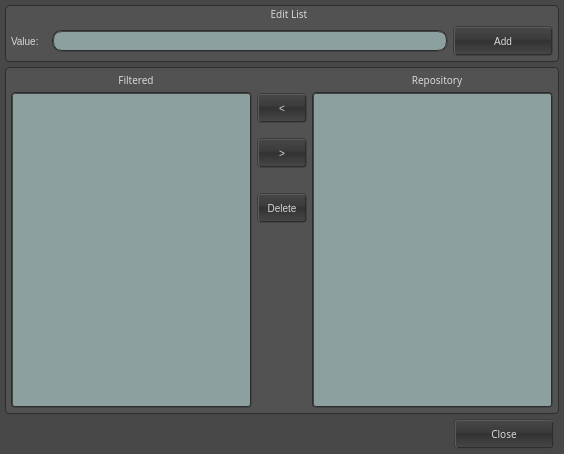
<ui version="4.0" >
 <class>form_EditFolderType</class>
 <widget class="QDialog" name="form_EditFolderType" >
  <property name="geometry" >
   <rect>
    <x>0</x>
    <y>0</y>
    <width>564</width>
    <height>454</height>
   </rect>
  </property>
  <property name="minimumSize" >
   <size>
    <width>475</width>
    <height>400</height>
   </size>
  </property>
  <property name="font" >
   <font>
    <family>Lucida Grande, Segoe UI</family>
    <pointsize>-1</pointsize>
   </font>
  </property>
  <property name="windowTitle" >
   <string>New Folder Type</string>
  </property>
  <property name="styleSheet" >
   <string notr="true" >/* ---------------------- All ---------------------- */
* {
	color: rgb(215, 215, 215);
	background-color: rgb(72, 72, 72);
	font-family: "Lucida Grande, Segoe UI";
	font-size: 10px;
}

/* ---------------------- Line Edit ---------------------- */
QLineEdit { 
	color: rgb(40, 40, 40);
	background-color: rgb(140, 160, 160);
	selection-background-color: rgb(245, 150, 40);
	padding: 0px 5px 0px 5px;
	border: 2px groove rgb(45,45,45);
	border-radius: 10px;
}

/* ---------------------- Label ---------------------- */
QLabel { 
	background-color: rgb(72, 72, 72, 0);
}

/* ---------------------- Push Button ---------------------- */
QPushButton {
	background-color: qlineargradient(spread:pad, x1:0.5, y1:1, x2:0.5, y2:0, stop:0 rgba(72, 72, 72, 255), stop:0.5 rgba(50, 50, 50, 255), stop:0.59 rgba(60, 60, 60, 255), stop:1 rgba(72, 72, 72, 255));
	border-radius: 4px;
	border-width: 2px;	
	border-style: groove;
	border-left-color: rgb(60, 60, 60);
	border-top-color: rgb(60, 60, 60);
	border-right-color: rgb(45, 45, 45);
	border-bottom-color: rgb(45, 45, 45);
}

QPushButton::pressed {
	background-color: qlineargradient(spread:pad, x1:0.5, y1:1, x2:0.5, y2:0, stop:0 rgba(92, 92, 92, 255), stop:0.5 rgba(70, 70, 70, 255), stop:0.59 rgba(80, 80, 80, 255), stop:1 rgba(92, 92, 92, 255));
	border-radius: 4px;
	border-width: 2px;	
	border-style: groove;
	border-left-color: rgb(45, 45, 45);
	border-top-color: rgb(45, 45, 45);
	border-right-color: rgb(60, 60, 60);
	border-bottom-color: rgb(60, 60, 60);
}

QPushButton::checked {
	background-color: qlineargradient(spread:pad, x1:0.5, y1:1, x2:0.5, y2:0, stop:0 rgba(92, 92, 92, 255), stop:0.5 rgba(70, 70, 70, 255), stop:0.59 rgba(80, 80, 80, 255), stop:1 rgba(92, 92, 92, 255));

	border-radius: 4px;
	border-width: 2px;	
	border-style: groove;
	border-left-color: rgb(45, 45, 45);
	border-top-color: rgb(45, 45, 45);
	border-right-color: rgb(60, 60, 60);
	border-bottom-color: rgb(60, 60, 60);
}


/* ---------------------- Combo Box ---------------------- */
QComboBox {
	background-color: qlineargradient(spread:pad, x1:0.5, y1:1, x2:0.5, y2:0, stop:0 rgba(72, 72, 72, 255), stop:0.5 rgba(50, 50, 50, 255), stop:0.59 rgba(60, 60, 60, 255), stop:1 rgba(72, 72, 72, 255));
	
	border-radius: 4px;
	border-width: 2px;	
	border-style: groove;
	border-left-color: rgb(60, 60, 60);
	border-top-color: rgb(60, 60, 60);
	border-right-color: rgb(45, 45, 45);
	border-bottom-color: rgb(45, 45, 45);
	padding: 0px 5px 0px 5px;
 }

QComboBox::drop-down { 
	background-color: qlineargradient(spread:pad, x1:0.5, y1:1, x2:0.5, y2:0, stop:0 rgba(72, 72, 72, 255), stop:0.5 rgba(50, 50, 50, 255), stop:0.59 rgba(60, 60, 60, 255), stop:1 rgba(72, 72, 72, 255));
	
	image: url(:/dark/up-down-dark-arrow.png);
	padding: 0px 2px 0px 2px;
	width: 15px; 
	border-left: 1px solid rgb(40,40,40);
}

QComboBox::down-arrow {
	image: url(:/dark/up-down-dark-arrow.png);
}

 QComboBox QAbstractItemView {
	color: black;
	background-color:rgb(140, 160, 160);  
	border: 2px groove rgb(45,45,45);
	selection-color: black;
	selection-background-color: rgb(245, 150, 40);
	padding: 4px 0px 4px 0px;
 }

/* ---------------------- List View ---------------------- */
QListView {
	color: black;
	background-color:rgb(140, 160, 160);
	selection-background-color: rgb(245, 150, 40);
	padding: 0px 5px 0px 5px;
	border: 2px groove rgb(45,45,45);
	border-radius: 4px;
}

/* ---------------------- Tree View ---------------------- */
QTreeView {
	color: black;
	background-color:rgb(140, 160, 160);
	selection-background-color: rgb(245, 150, 40);
	padding: 0px 5px 0px 5px;
	border: 2px groove rgb(45,45,45);
	border-radius: 4px;
}

/* ---------------------- Group Box ---------------------- */
QGroupBox {
	background-color: rgb(82, 82, 82);
	border: 1px solid rgb(45,45,45);
	border-radius: 4px;
}

QGroupBox::title {
	background-color: rgb(82,82,82,0);
	subcontrol-origin: margin;
	subcontrol-position: top left;
	padding: 2px 5px 0px 15px;
 }

/* ---------------------- Text Edit ---------------------- */
QTextEdit {
	color: black;
	background-color:rgb(140, 160, 160);
	selection-background-color: rgb(245, 150, 40);
	padding: 0px 5px 0px 5px;
	border: 2px groove rgb(45,45,45);
	border-radius: 4px;
}



/* ---------------------- Scroll Bar Vertical ---------------------- */
QScrollBar {
	border: 1px solid rgb(45,45,45);
	border-radius: 4px;
 }

 QScrollBar::handle::vertical {
	background-color: qlineargradient(spread:pad, x1:0.5, y1:1, x2:0.5, y2:0, stop:0 rgba(72, 72, 72, 255), stop:0.5 rgba(50, 50, 50, 255), stop:0.59 rgba(60, 60, 60, 255), stop:1 rgba(72, 72, 72, 255));

	image: url(:/dark/up-down-dark-arrow.png);
	min-height: 30px;
	border: 1px solid rgb(45,45,45);
	border-top-right-radius: 4px;
	border-bottom-right-radius: 4px;
 }

QScrollBar::down-arrow::vertical {
	background: green;
	min-height: 10px;
	min-width: 10px;
}

QScrollBar::sub-page::vertical {
	background: rgb(80,80,80);
}

QScrollBar::add-page::vertical {
	background: rgb(110,110,110);
}

/* ---------------------- Scroll Bar Horizontal ---------------------- */
QScrollBar {
	border: 1px solid rgb(45,45,45);
	border-radius: 4px;
 }

 QScrollBar::handle::horizontal {
		background-color: qlineargradient(spread:pad, x1:0.5, y1:1, x2:0.5, y2:0, stop:0 rgba(72, 72, 72, 255), stop:0.5 rgba(50, 50, 50, 255), stop:0.59 rgba(60, 60, 60, 255), stop:1 rgba(72, 72, 72, 255));

	image: url(:/dark/left-right-dark-arrow.png);
	min-width: 30px;
	border: 1px solid rgb(45,45,45);
	border-top-right-radius: 4px;
	border-top-left-radius: 4px;
 }

QScrollBar::down-arrow::horizontal {
	background: green;
	min-height: 10px;
	min-width: 10px;
}

QScrollBar::sub-page::horizontal {
	background: rgb(80,80,80);
}

QScrollBar::add-page::horizontal {
	background: rgb(110,110,110);
}


/* ---------------------- Check Box ---------------------- */
QCheckBox {
	background-color: rgb(72,72,72,0);
}

QCheckBox::indicator {
	background-color: rgb(140, 160, 160);
	selection-background-color: rgb(245, 150, 40);
	border: 2px groove rgb(45,45,45);
	border-radius: 4px;
	width: 13px;
	height: 13px;
}
QCheckBox::indicator::pressed {
	background-color: rgb(245, 150, 40);
}

 QCheckBox::indicator:checked {
	background-color: rgb(245, 150, 40);
	width: 13px;
	height: 13px;
	image: url(:/dark/checked-dark-checkBox.png);
 }

/* ---------------------- Radio Button ---------------------- */
QRadioButton {
	background-color: rgb(72,72,72,0);
}

QRadioButton::indicator {
	background-color: rgb(140, 160, 160);
	border: 2px groove rgb(45,45,45);
	border-radius: 9px;
	width: 14px;
	height: 14px;
}

 QRadioButton::indicator:checked {
	background-color: qradialgradient(spread:pad, cx:0.5, cy:0.5, radius:0.5, fx:0.5, fy:0.5, stop:0 rgba(245, 150, 40, 255), stop:1 rgba(235, 117, 0, 255));

	width: 14px;
	height: 14px;
	image: url(:/dark/right-dark-arrow.png);
 }

/* ---------------------- Spin Box ---------------------- */
QSpinBox {
	color: black;
	background-color: rgb(140, 160, 160);
	selection-background-color: rgb(245, 150, 40);
	border-radius: 4px;
	border-width: 2px;	
	border-style: groove;
	border-left-color: rgb(60, 60, 60);
	border-top-color: rgb(60, 60, 60);
	border-right-color: rgb(45, 45, 45);
	border-bottom-color: rgb(45, 45, 45);
	padding: 0px 5px 0px 5px;
 }

QSpinBox::up-button { 
	background-color: qlineargradient(spread:pad, x1:0.5, y1:1, x2:0.5, y2:0, stop:0 rgba(72, 72, 72, 255), stop:0.5 rgba(50, 50, 50, 255), stop:0.59 rgba(60, 60, 60, 255), stop:1 rgba(72, 72, 72, 255));
	
	image: url(:/dark/up-dark-arrow.png);
	width: 15px; 
	border-left: 1px solid rgb(40,40,40);
	border-bottom: 1px solid rgb(40,40,40);
	border-top-right-radius: 4px;
}

QSpinBox::up-button::pressed {
	background-color: qlineargradient(spread:pad, x1:0.5, y1:1, x2:0.5, y2:0, stop:0 rgba(92, 92, 92, 255), stop:0.5 rgba(70, 70, 70, 255), stop:0.59 rgba(80, 80, 80, 255), stop:1 rgba(92, 92, 92, 255));
}

QSpinBox::down-button {
	background-color: qlineargradient(spread:pad, x1:0.5, y1:1, x2:0.5, y2:0, stop:0 rgba(72, 72, 72, 255), stop:0.5 rgba(50, 50, 50, 255), stop:0.59 rgba(60, 60, 60, 255), stop:1 rgba(72, 72, 72, 255));
	
	image: url(:/dark/down-dark-arrow.png);
	width: 15px; 
	border-left: 1px solid rgb(40,40,40);
	border-top: 1px solid rgb(40,40,40);
	border-bottom-right-radius: 4px;
}

QSpinBox::down-button::pressed {
	background-color: qlineargradient(spread:pad, x1:0.5, y1:1, x2:0.5, y2:0, stop:0 rgba(92, 92, 92, 255), stop:0.5 rgba(70, 70, 70, 255), stop:0.59 rgba(80, 80, 80, 255), stop:1 rgba(92, 92, 92, 255));
}

/* ---------------------- Double Spin Box ---------------------- */
QDoubleSpinBox {
	color: black;
	background-color: rgb(140, 160, 160);
	selection-background-color: rgb(245, 150, 40);
	border-radius: 4px;
	border-width: 2px;	
	border-style: groove;
	border-left-color: rgb(60, 60, 60);
	border-top-color: rgb(60, 60, 60);
	border-right-color: rgb(45, 45, 45);
	border-bottom-color: rgb(45, 45, 45);
	padding: 0px 5px 0px 5px;
 }

QDoubleSpinBox::up-button { 
	background-color: qlineargradient(spread:pad, x1:0.5, y1:1, x2:0.5, y2:0, stop:0 rgba(72, 72, 72, 255), stop:0.5 rgba(50, 50, 50, 255), stop:0.59 rgba(60, 60, 60, 255), stop:1 rgba(72, 72, 72, 255));
	
	image: url(:/dark/up-dark-arrow.png);
	width: 15px; 
	border-left: 1px solid rgb(40,40,40);
	border-bottom: 1px solid rgb(40,40,40);
	border-top-right-radius: 4px;
}

QDoubleSpinBox::up-button::pressed {
	background-color: qlineargradient(spread:pad, x1:0.5, y1:1, x2:0.5, y2:0, stop:0 rgba(92, 92, 92, 255), stop:0.5 rgba(70, 70, 70, 255), stop:0.59 rgba(80, 80, 80, 255), stop:1 rgba(92, 92, 92, 255));
}

QDoubleSpinBox::down-button {
	background-color: qlineargradient(spread:pad, x1:0.5, y1:1, x2:0.5, y2:0, stop:0 rgba(72, 72, 72, 255), stop:0.5 rgba(50, 50, 50, 255), stop:0.59 rgba(60, 60, 60, 255), stop:1 rgba(72, 72, 72, 255));
	
	image: url(:/dark/down-dark-arrow.png);
	width: 15px; 
	border-left: 1px solid rgb(40,40,40);
	border-top: 1px solid rgb(40,40,40);
	border-bottom-right-radius: 4px;
}

QDoubleSpinBox::down-button::pressed {
	background-color: qlineargradient(spread:pad, x1:0.5, y1:1, x2:0.5, y2:0, stop:0 rgba(92, 92, 92, 255), stop:0.5 rgba(70, 70, 70, 255), stop:0.59 rgba(80, 80, 80, 255), stop:1 rgba(92, 92, 92, 255));
}

/* ---------------------- Line Edit ---------------------- */
QProgressBar { 
	color: rgb(215, 215, 215);
	background-color: rgb(40, 40, 40);
	border: 2px groove rgb(45,45,45);
	border-radius: 4px;
	text-align: center;
}
QProgressBar::chunk { 
	background-color: qlineargradient(spread:pad, x1:0.5, y1:1, x2:0.5, y2:0, stop:0 rgba(60, 75, 75, 255), stop:0.5 rgba(36, 45, 45, 255), stop:0.59 rgba(49, 61, 61, 255), stop:1 rgba(142, 177, 177, 255));

	border-right: 1px solid rgb(40,40,40);
	width: 20px;
	margin: 0px 0.2px 0px 0px;
}

</string>
  </property>
  <layout class="QGridLayout" name="gridLayout_3" >
   <property name="margin" >
    <number>5</number>
   </property>
   <property name="spacing" >
    <number>5</number>
   </property>
   <item row="0" column="0" >
    <widget class="QGroupBox" name="grb_editFolderType" >
     <property name="styleSheet" >
      <string notr="true" >QGroupBox::title {
	subcontrol-origin: margin;
	subcontrol-position: top center;
}</string>
     </property>
     <property name="title" >
      <string>Edit List</string>
     </property>
     <layout class="QGridLayout" name="gridLayout_2" >
      <property name="leftMargin" >
       <number>5</number>
      </property>
      <property name="topMargin" >
       <number>20</number>
      </property>
      <property name="rightMargin" >
       <number>5</number>
      </property>
      <property name="bottomMargin" >
       <number>5</number>
      </property>
      <property name="spacing" >
       <number>5</number>
      </property>
      <item row="0" column="0" >
       <layout class="QHBoxLayout" name="horizontalLayout" >
        <item>
         <widget class="QLabel" name="lbl_title" >
          <property name="sizePolicy" >
           <sizepolicy vsizetype="Fixed" hsizetype="Fixed" >
            <horstretch>0</horstretch>
            <verstretch>0</verstretch>
           </sizepolicy>
          </property>
          <property name="minimumSize" >
           <size>
            <width>36</width>
            <height>20</height>
           </size>
          </property>
          <property name="layoutDirection" >
           <enum>Qt::LeftToRight</enum>
          </property>
          <property name="text" >
           <string>Value:</string>
          </property>
         </widget>
        </item>
        <item>
         <widget class="QLineEdit" name="tbx_title" >
          <property name="sizePolicy" >
           <sizepolicy vsizetype="Fixed" hsizetype="Expanding" >
            <horstretch>0</horstretch>
            <verstretch>0</verstretch>
           </sizepolicy>
          </property>
          <property name="minimumSize" >
           <size>
            <width>100</width>
            <height>22</height>
           </size>
          </property>
          <property name="text" >
           <string/>
          </property>
         </widget>
        </item>
        <item>
         <widget class="QPushButton" name="bt_add_2" >
          <property name="sizePolicy" >
           <sizepolicy vsizetype="Fixed" hsizetype="Fixed" >
            <horstretch>0</horstretch>
            <verstretch>0</verstretch>
           </sizepolicy>
          </property>
          <property name="minimumSize" >
           <size>
            <width>100</width>
            <height>30</height>
           </size>
          </property>
          <property name="maximumSize" >
           <size>
            <width>50</width>
            <height>30</height>
           </size>
          </property>
          <property name="text" >
           <string>Add</string>
          </property>
         </widget>
        </item>
       </layout>
      </item>
     </layout>
    </widget>
   </item>
   <item row="1" column="0" >
    <widget class="QGroupBox" name="grb_editFolderType_2" >
     <property name="styleSheet" >
      <string notr="true" >QGroupBox::title {
	subcontrol-origin: margin;
	subcontrol-position: top center;
}</string>
     </property>
     <property name="title" >
      <string/>
     </property>
     <layout class="QGridLayout" name="gridLayout" >
      <property name="margin" >
       <number>5</number>
      </property>
      <property name="spacing" >
       <number>5</number>
      </property>
      <item row="0" column="1" >
       <layout class="QVBoxLayout" name="verticalLayout" >
        <item>
         <spacer name="verticalSpacer_3" >
          <property name="orientation" >
           <enum>Qt::Vertical</enum>
          </property>
          <property name="sizeType" >
           <enum>QSizePolicy::Fixed</enum>
          </property>
          <property name="sizeHint" stdset="0" >
           <size>
            <width>20</width>
            <height>20</height>
           </size>
          </property>
         </spacer>
        </item>
        <item>
         <widget class="QPushButton" name="bt_add" >
          <property name="sizePolicy" >
           <sizepolicy vsizetype="Fixed" hsizetype="Fixed" >
            <horstretch>0</horstretch>
            <verstretch>0</verstretch>
           </sizepolicy>
          </property>
          <property name="minimumSize" >
           <size>
            <width>50</width>
            <height>30</height>
           </size>
          </property>
          <property name="maximumSize" >
           <size>
            <width>50</width>
            <height>30</height>
           </size>
          </property>
          <property name="text" >
           <string>&lt;</string>
          </property>
         </widget>
        </item>
        <item>
         <spacer name="verticalSpacer_4" >
          <property name="orientation" >
           <enum>Qt::Vertical</enum>
          </property>
          <property name="sizeType" >
           <enum>QSizePolicy::Fixed</enum>
          </property>
          <property name="sizeHint" stdset="0" >
           <size>
            <width>20</width>
            <height>10</height>
           </size>
          </property>
         </spacer>
        </item>
        <item>
         <widget class="QPushButton" name="bt_edit" >
          <property name="sizePolicy" >
           <sizepolicy vsizetype="Fixed" hsizetype="Fixed" >
            <horstretch>0</horstretch>
            <verstretch>0</verstretch>
           </sizepolicy>
          </property>
          <property name="minimumSize" >
           <size>
            <width>50</width>
            <height>30</height>
           </size>
          </property>
          <property name="maximumSize" >
           <size>
            <width>50</width>
            <height>30</height>
           </size>
          </property>
          <property name="text" >
           <string>></string>
          </property>
         </widget>
        </item>
        <item>
         <spacer name="verticalSpacer" >
          <property name="orientation" >
           <enum>Qt::Vertical</enum>
          </property>
          <property name="sizeType" >
           <enum>QSizePolicy::Fixed</enum>
          </property>
          <property name="sizeHint" stdset="0" >
           <size>
            <width>20</width>
            <height>20</height>
           </size>
          </property>
         </spacer>
        </item>
        <item>
         <widget class="QPushButton" name="bt_delete" >
          <property name="sizePolicy" >
           <sizepolicy vsizetype="Fixed" hsizetype="Fixed" >
            <horstretch>0</horstretch>
            <verstretch>0</verstretch>
           </sizepolicy>
          </property>
          <property name="minimumSize" >
           <size>
            <width>50</width>
            <height>30</height>
           </size>
          </property>
          <property name="maximumSize" >
           <size>
            <width>50</width>
            <height>30</height>
           </size>
          </property>
          <property name="text" >
           <string>Delete</string>
          </property>
         </widget>
        </item>
        <item>
         <spacer name="verticalSpacer_2" >
          <property name="orientation" >
           <enum>Qt::Vertical</enum>
          </property>
          <property name="sizeHint" stdset="0" >
           <size>
            <width>20</width>
            <height>40</height>
           </size>
          </property>
         </spacer>
        </item>
       </layout>
      </item>
      <item row="0" column="2" >
       <layout class="QVBoxLayout" name="verticalLayout_2" >
        <item>
         <widget class="QLabel" name="lbl_icon_3" >
          <property name="sizePolicy" >
           <sizepolicy vsizetype="Fixed" hsizetype="Fixed" >
            <horstretch>0</horstretch>
            <verstretch>0</verstretch>
           </sizepolicy>
          </property>
          <property name="minimumSize" >
           <size>
            <width>250</width>
            <height>0</height>
           </size>
          </property>
          <property name="font" >
           <font>
            <family>Lucida Grande, Segoe UI</family>
            <pointsize>-1</pointsize>
           </font>
          </property>
          <property name="layoutDirection" >
           <enum>Qt::LeftToRight</enum>
          </property>
          <property name="text" >
           <string>Repository</string>
          </property>
          <property name="scaledContents" >
           <bool>false</bool>
          </property>
          <property name="alignment" >
           <set>Qt::AlignCenter</set>
          </property>
          <property name="wordWrap" >
           <bool>false</bool>
          </property>
          <property name="margin" >
           <number>0</number>
          </property>
          <property name="openExternalLinks" >
           <bool>false</bool>
          </property>
         </widget>
        </item>
        <item>
         <widget class="QListView" name="lv_listItem_2" />
        </item>
       </layout>
      </item>
      <item row="0" column="0" >
       <layout class="QVBoxLayout" name="verticalLayout_3" >
        <item>
         <widget class="QLabel" name="lbl_icon_2" >
          <property name="sizePolicy" >
           <sizepolicy vsizetype="Fixed" hsizetype="Fixed" >
            <horstretch>0</horstretch>
            <verstretch>0</verstretch>
           </sizepolicy>
          </property>
          <property name="minimumSize" >
           <size>
            <width>250</width>
            <height>0</height>
           </size>
          </property>
          <property name="font" >
           <font>
            <family>Lucida Grande, Segoe UI</family>
            <pointsize>-1</pointsize>
           </font>
          </property>
          <property name="layoutDirection" >
           <enum>Qt::LeftToRight</enum>
          </property>
          <property name="text" >
           <string>Filtered</string>
          </property>
          <property name="scaledContents" >
           <bool>false</bool>
          </property>
          <property name="alignment" >
           <set>Qt::AlignCenter</set>
          </property>
          <property name="wordWrap" >
           <bool>false</bool>
          </property>
          <property name="margin" >
           <number>0</number>
          </property>
          <property name="openExternalLinks" >
           <bool>false</bool>
          </property>
         </widget>
        </item>
        <item>
         <widget class="QListView" name="lv_listItem" />
        </item>
       </layout>
      </item>
     </layout>
     <zorder></zorder>
    </widget>
   </item>
   <item row="2" column="0" >
    <layout class="QHBoxLayout" name="horizontalLayout_2" >
     <item>
      <spacer name="horizontalSpacer_2" >
       <property name="orientation" >
        <enum>Qt::Horizontal</enum>
       </property>
       <property name="sizeHint" stdset="0" >
        <size>
         <width>433</width>
         <height>20</height>
        </size>
       </property>
      </spacer>
     </item>
     <item>
      <widget class="QPushButton" name="bt_close" >
       <property name="minimumSize" >
        <size>
         <width>100</width>
         <height>30</height>
        </size>
       </property>
       <property name="maximumSize" >
        <size>
         <width>100</width>
         <height>30</height>
        </size>
       </property>
       <property name="text" >
        <string>Close</string>
       </property>
      </widget>
     </item>
     <item>
      <spacer name="horizontalSpacer" >
       <property name="orientation" >
        <enum>Qt::Horizontal</enum>
       </property>
       <property name="sizeType" >
        <enum>QSizePolicy::Fixed</enum>
       </property>
       <property name="sizeHint" stdset="0" >
        <size>
         <width>5</width>
         <height>20</height>
        </size>
       </property>
      </spacer>
     </item>
    </layout>
   </item>
  </layout>
 </widget>
 <tabstops>
  <tabstop>tbx_title</tabstop>
  <tabstop>bt_close</tabstop>
 </tabstops>
 <resources>
  <include location="../media/images.qrc" />
 </resources>
 <connections/>
</ui>
